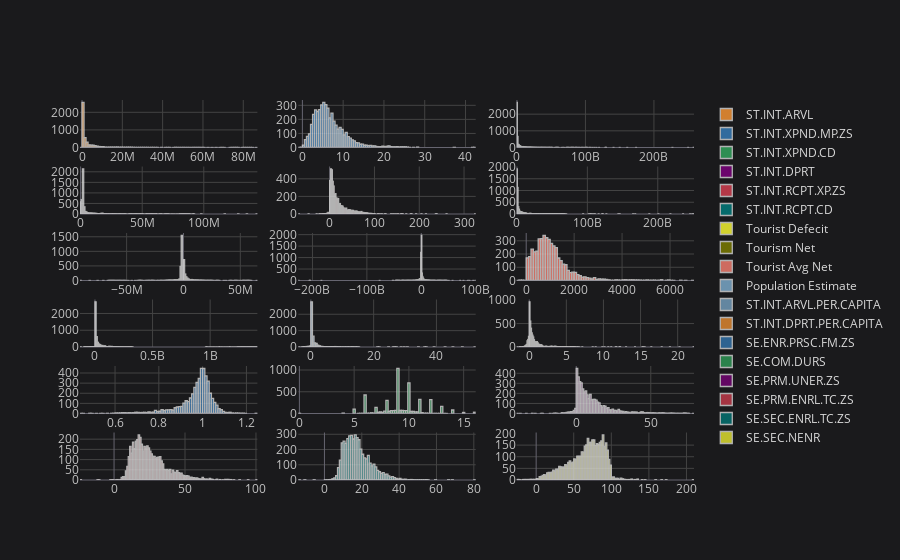

The notebook cell saved with this chart:
### Markdown cell above
## Variable Distributions

### Code cell
def draw_histograms(dataframe):
    ax = dataframe.iplot(kind='histogram', subplots=True, shape=(6,3))
    return ax

draw_histograms(df)

### Figure 1 — Plotly figure (JSON) as saved in the notebook; plotly's stock layout.template omitted (floating-point values rounded to 4 significant figures; data arrays with more than 128 entries replaced by an {"elided": "..."} marker saying what was removed)
{"data": [{"histfunc": "count", "histnorm": "", "marker": {"color": "rgba(255, 153, 51, 1.0)", "line": {"color": "#D9D9D9", "width": 1.3}}, "name": "ST.INT.ARVL", "opacity": 0.8, "orientation": "v", "type": "histogram", "uid": "0a428c9c-3b3c-4714-a600-3e38edfce82f", "x": {"elided": "4609 float values"}, "xaxis": "x", "yaxis": "y"}, {"histfunc": "count", "histnorm": "", "marker": {"color": "rgba(55, 128, 191, 1.0)", "line": {"color": "#D9D9D9", "width": 1.3}}, "name": "ST.INT.XPND.MP.ZS", "opacity": 0.8, "orientation": "v", "type": "histogram", "uid": "ad13dbe5-1961-4ff9-b610-7623e0ee3bc3", "x": {"elided": "4609 float values"}, "xaxis": "x2", "yaxis": "y2"}, {"histfunc": "count", "histnorm": "", "marker": {"color": "rgba(50, 171, 96, 1.0)", "line": {"color": "#D9D9D9", "width": 1.3}}, "name": "ST.INT.XPND.CD", "opacity": 0.8, "orientation": "v", "type": "histogram", "uid": "dea82390-8660-4ee3-904d-eb0b1ccf5492", "x": {"elided": "4609 float values"}, "xaxis": "x3", "yaxis": "y3"}, {"histfunc": "count", "histnorm": "", "marker": {"color": "rgba(128, 0, 128, 1.0)", "line": {"color": "#D9D9D9", "width": 1.3}}, "name": "ST.INT.DPRT", "opacity": 0.8, "orientation": "v", "type": "histogram", "uid": "5b479d6c-5fbc-4d03-8e8d-1f8f7aed3247", "x": {"elided": "4609 float values"}, "xaxis": "x4", "yaxis": "y4"}, {"histfunc": "count", "histnorm": "", "marker": {"color": "rgba(219, 64, 82, 1.0)", "line": {"color": "#D9D9D9", "width": 1.3}}, "name": "ST.INT.RCPT.XP.ZS", "opacity": 0.8, "orientation": "v", "type": "histogram", "uid": "f28e6978-ef8c-46de-8464-3340c5529b72", "x": {"elided": "4609 float values"}, "xaxis": "x5", "yaxis": "y5"}, {"histfunc": "count", "histnorm": "", "marker": {"color": "rgba(0, 128, 128, 1.0)", "line": {"color": "#D9D9D9", "width": 1.3}}, "name": "ST.INT.RCPT.CD", "opacity": 0.8, "orientation": "v", "type": "histogram", "uid": "5aa77ad0-9ad7-43fd-8002-016c683c2436", "x": {"elided": "4609 float values"}, "xaxis": "x6", "yaxis": "y6"}, {"histfunc": "count", "histnorm": "", "marker": {"color": "rgba(255, 255, 51, 1.0)", "line": {"color": "#D9D9D9", "width": 1.3}}, "name": "Tourist Defecit", "opacity": 0.8, "orientation": "v", "type": "histogram", "uid": "a446b064-57ae-4918-8c71-fb9e25a7d033", "x": {"elided": "4609 float values"}, "xaxis": "x7", "yaxis": "y7"}, {"histfunc": "count", "histnorm": "", "marker": {"color": "rgba(128, 128, 0, 1.0)", "line": {"color": "#D9D9D9", "width": 1.3}}, "name": "Tourism Net", "opacity": 0.8, "orientation": "v", "type": "histogram", "uid": "84d67130-42fd-4e03-8287-330f8b73fd00", "x": {"elided": "4609 float values"}, "xaxis": "x8", "yaxis": "y8"}, {"histfunc": "count", "histnorm": "", "marker": {"color": "rgba(251, 128, 114, 1.0)", "line": {"color": "#D9D9D9", "width": 1.3}}, "name": "Tourist Avg Net", "opacity": 0.8, "orientation": "v", "type": "histogram", "uid": "60ca8db8-6722-4390-9c2f-b97990d1bca7", "x": {"elided": "4609 float values"}, "xaxis": "x9", "yaxis": "y9"}, {"histfunc": "count", "histnorm": "", "marker": {"color": "rgba(128, 177, 211, 1.0)", "line": {"color": "#D9D9D9", "width": 1.3}}, "name": "Population Estimate", "opacity": 0.8, "orientation": "v", "type": "histogram", "uid": "81fa5d46-5929-4fbb-afed-74d2ddc5e427", "x": {"elided": "4609 float values"}, "xaxis": "x10", "yaxis": "y10"}, {"histfunc": "count", "histnorm": "", "marker": {"color": "rgba(128, 177, 211, 0.8999999999999999)", "line": {"color": "#D9D9D9", "width": 1.3}}, "name": "ST.INT.ARVL.PER.CAPITA", "opacity": 0.8, "orientation": "v", "type": "histogram", "uid": "01a0c00e-835d-4de5-909b-dbe15e04a836", "x": {"elided": "4609 float values"}, "xaxis": "x11", "yaxis": "y11"}, {"histfunc": "count", "histnorm": "", "marker": {"color": "rgba(255, 153, 51, 0.8999999999999999)", "line": {"color": "#D9D9D9", "width": 1.3}}, "name": "ST.INT.DPRT.PER.CAPITA", "opacity": 0.8, "orientation": "v", "type": "histogram", "uid": "e3918b93-c66e-4629-867d-4609e74e5276", "x": {"elided": "4609 float values"}, "xaxis": "x12", "yaxis": "y12"}, {"histfunc": "count", "histnorm": "", "marker": {"color": "rgba(55, 128, 191, 0.8999999999999999)", "line": {"color": "#D9D9D9", "width": 1.3}}, "name": "SE.ENR.PRSC.FM.ZS", "opacity": 0.8, "orientation": "v", "type": "histogram", "uid": "02415184-fbd8-480e-8f76-03e402873814", "x": {"elided": "4609 float values"}, "xaxis": "x13", "yaxis": "y13"}, {"histfunc": "count", "histnorm": "", "marker": {"color": "rgba(50, 171, 96, 0.8999999999999999)", "line": {"color": "#D9D9D9", "width": 1.3}}, "name": "SE.COM.DURS", "opacity": 0.8, "orientation": "v", "type": "histogram", "uid": "eeb4bab5-36f2-4e65-8ff4-c9e2a8a7edd1", "x": {"elided": "4609 float values"}, "xaxis": "x14", "yaxis": "y14"}, {"histfunc": "count", "histnorm": "", "marker": {"color": "rgba(128, 0, 128, 0.8999999999999999)", "line": {"color": "#D9D9D9", "width": 1.3}}, "name": "SE.PRM.UNER.ZS", "opacity": 0.8, "orientation": "v", "type": "histogram", "uid": "bdc18775-50f8-4a36-806d-9bd58575a598", "x": {"elided": "4609 float values"}, "xaxis": "x15", "yaxis": "y15"}, {"histfunc": "count", "histnorm": "", "marker": {"color": "rgba(219, 64, 82, 0.8999999999999999)", "line": {"color": "#D9D9D9", "width": 1.3}}, "name": "SE.PRM.ENRL.TC.ZS", "opacity": 0.8, "orientation": "v", "type": "histogram", "uid": "bab417cf-5d62-438a-8075-9f0edbc9aed0", "x": {"elided": "4609 float values"}, "xaxis": "x16", "yaxis": "y16"}, {"histfunc": "count", "histnorm": "", "marker": {"color": "rgba(0, 128, 128, 0.8999999999999999)", "line": {"color": "#D9D9D9", "width": 1.3}}, "name": "SE.SEC.ENRL.TC.ZS", "opacity": 0.8, "orientation": "v", "type": "histogram", "uid": "b7ffd529-5f91-4f95-9e3a-8537afde07d3", "x": {"elided": "4609 float values"}, "xaxis": "x17", "yaxis": "y17"}, {"histfunc": "count", "histnorm": "", "marker": {"color": "rgba(255, 255, 51, 0.8999999999999999)", "line": {"color": "#D9D9D9", "width": 1.3}}, "name": "SE.SEC.NENR", "opacity": 0.8, "orientation": "v", "type": "histogram", "uid": "746bb24c-6c91-4e46-8df1-2b60f4ae6128", "x": {"elided": "4609 float values"}, "xaxis": "x18", "yaxis": "y18"}], "layout": {"barmode": "overlay", "legend": {"bgcolor": "#1A1A1C", "font": {"color": "#D9D9D9"}}, "paper_bgcolor": "#1A1A1C", "plot_bgcolor": "#1A1A1C", "title": {"font": {"color": "#D9D9D9"}}, "xaxis": {"anchor": "y", "domain": [0, 0.2889], "gridcolor": "#434343", "showgrid": true, "tickfont": {"color": "#C2C2C2"}, "title": {"font": {"color": "#D9D9D9"}, "text": ""}, "zerolinecolor": "#666570"}, "xaxis10": {"anchor": "y10", "domain": [0, 0.2889], "gridcolor": "#434343", "showgrid": true, "tickfont": {"color": "#C2C2C2"}, "title": {"font": {"color": "#D9D9D9"}, "text": ""}, "zerolinecolor": "#666570"}, "xaxis11": {"anchor": "y11", "domain": [0.3556, 0.6444], "gridcolor": "#434343", "showgrid": true, "tickfont": {"color": "#C2C2C2"}, "title": {"font": {"color": "#D9D9D9"}, "text": ""}, "zerolinecolor": "#666570"}, "xaxis12": {"anchor": "y12", "domain": [0.7111, 1], "gridcolor": "#434343", "showgrid": true, "tickfont": {"color": "#C2C2C2"}, "title": {"font": {"color": "#D9D9D9"}, "text": ""}, "zerolinecolor": "#666570"}, "xaxis13": {"anchor": "y13", "domain": [0, 0.2889], "gridcolor": "#434343", "showgrid": true, "tickfont": {"color": "#C2C2C2"}, "title": {"font": {"color": "#D9D9D9"}, "text": ""}, "zerolinecolor": "#666570"}, "xaxis14": {"anchor": "y14", "domain": [0.3556, 0.6444], "gridcolor": "#434343", "showgrid": true, "tickfont": {"color": "#C2C2C2"}, "title": {"font": {"color": "#D9D9D9"}, "text": ""}, "zerolinecolor": "#666570"}, "xaxis15": {"anchor": "y15", "domain": [0.7111, 1], "gridcolor": "#434343", "showgrid": true, "tickfont": {"color": "#C2C2C2"}, "title": {"font": {"color": "#D9D9D9"}, "text": ""}, "zerolinecolor": "#666570"}, "xaxis16": {"anchor": "y16", "domain": [0, 0.2889], "gridcolor": "#434343", "showgrid": true, "tickfont": {"color": "#C2C2C2"}, "title": {"font": {"color": "#D9D9D9"}, "text": ""}, "zerolinecolor": "#666570"}, "xaxis17": {"anchor": "y17", "domain": [0.3556, 0.6444], "gridcolor": "#434343", "showgrid": true, "tickfont": {"color": "#C2C2C2"}, "title": {"font": {"color": "#D9D9D9"}, "text": ""}, "zerolinecolor": "#666570"}, "xaxis18": {"anchor": "y18", "domain": [0.7111, 1], "gridcolor": "#434343", "showgrid": true, "tickfont": {"color": "#C2C2C2"}, "title": {"font": {"color": "#D9D9D9"}, "text": ""}, "zerolinecolor": "#666570"}, "xaxis2": {"anchor": "y2", "domain": [0.3556, 0.6444], "gridcolor": "#434343", "showgrid": true, "tickfont": {"color": "#C2C2C2"}, "title": {"font": {"color": "#D9D9D9"}, "text": ""}, "zerolinecolor": "#666570"}, "xaxis3": {"anchor": "y3", "domain": [0.7111, 1], "gridcolor": "#434343", "showgrid": true, "tickfont": {"color": "#C2C2C2"}, "title": {"font": {"color": "#D9D9D9"}, "text": ""}, "zerolinecolor": "#666570"}, "xaxis4": {"anchor": "y4", "domain": [0, 0.2889], "gridcolor": "#434343", "showgrid": true, "tickfont": {"color": "#C2C2C2"}, "title": {"font": {"color": "#D9D9D9"}, "text": ""}, "zerolinecolor": "#666570"}, "xaxis5": {"anchor": "y5", "domain": [0.3556, 0.6444], "gridcolor": "#434343", "showgrid": true, "tickfont": {"color": "#C2C2C2"}, "title": {"font": {"color": "#D9D9D9"}, "text": ""}, "zerolinecolor": "#666570"}, "xaxis6": {"anchor": "y6", "domain": [0.7111, 1], "gridcolor": "#434343", "showgrid": true, "tickfont": {"color": "#C2C2C2"}, "title": {"font": {"color": "#D9D9D9"}, "text": ""}, "zerolinecolor": "#666570"}, "xaxis7": {"anchor": "y7", "domain": [0, 0.2889], "gridcolor": "#434343", "showgrid": true, "tickfont": {"color": "#C2C2C2"}, "title": {"font": {"color": "#D9D9D9"}, "text": ""}, "zerolinecolor": "#666570"}, "xaxis8": {"anchor": "y8", "domain": [0.3556, 0.6444], "gridcolor": "#434343", "showgrid": true, "tickfont": {"color": "#C2C2C2"}, "title": {"font": {"color": "#D9D9D9"}, "text": ""}, "zerolinecolor": "#666570"}, "xaxis9": {"anchor": "y9", "domain": [0.7111, 1], "gridcolor": "#434343", "showgrid": true, "tickfont": {"color": "#C2C2C2"}, "title": {"font": {"color": "#D9D9D9"}, "text": ""}, "zerolinecolor": "#666570"}, "yaxis": {"anchor": "x", "domain": [0.875, 1], "gridcolor": "#434343", "showgrid": true, "tickfont": {"color": "#C2C2C2"}, "title": {"font": {"color": "#D9D9D9"}, "text": ""}, "zerolinecolor": "#666570"}, "yaxis10": {"anchor": "x10", "domain": [0.35, 0.475], "gridcolor": "#434343", "showgrid": true, "tickfont": {"color": "#C2C2C2"}, "title": {"font": {"color": "#D9D9D9"}, "text": ""}, "zerolinecolor": "#666570"}, "yaxis11": {"anchor": "x11", "domain": [0.35, 0.475], "gridcolor": "#434343", "showgrid": true, "tickfont": {"color": "#C2C2C2"}, "title": {"font": {"color": "#D9D9D9"}, "text": ""}, "zerolinecolor": "#666570"}, "yaxis12": {"anchor": "x12", "domain": [0.35, 0.475], "gridcolor": "#434343", "showgrid": true, "tickfont": {"color": "#C2C2C2"}, "title": {"font": {"color": "#D9D9D9"}, "text": ""}, "zerolinecolor": "#666570"}, "yaxis13": {"anchor": "x13", "domain": [0.175, 0.3], "gridcolor": "#434343", "showgrid": true, "tickfont": {"color": "#C2C2C2"}, "title": {"font": {"color": "#D9D9D9"}, "text": ""}, "zerolinecolor": "#666570"}, "yaxis14": {"anchor": "x14", "domain": [0.175, 0.3], "gridcolor": "#434343", "showgrid": true, "tickfont": {"color": "#C2C2C2"}, "title": {"font": {"color": "#D9D9D9"}, "text": ""}, "zerolinecolor": "#666570"}, "yaxis15": {"anchor": "x15", "domain": [0.175, 0.3], "gridcolor": "#434343", "showgrid": true, "tickfont": {"color": "#C2C2C2"}, "title": {"font": {"color": "#D9D9D9"}, "text": ""}, "zerolinecolor": "#666570"}, "yaxis16": {"anchor": "x16", "domain": [0, 0.125], "gridcolor": "#434343", "showgrid": true, "tickfont": {"color": "#C2C2C2"}, "title": {"font": {"color": "#D9D9D9"}, "text": ""}, "zerolinecolor": "#666570"}, "yaxis17": {"anchor": "x17", "domain": [0, 0.125], "gridcolor": "#434343", "showgrid": true, "tickfont": {"color": "#C2C2C2"}, "title": {"font": {"color": "#D9D9D9"}, "text": ""}, "zerolinecolor": "#666570"}, "yaxis18": {"anchor": "x18", "domain": [0, 0.125], "gridcolor": "#434343", "showgrid": true, "tickfont": {"color": "#C2C2C2"}, "title": {"font": {"color": "#D9D9D9"}, "text": ""}, "zerolinecolor": "#666570"}, "yaxis2": {"anchor": "x2", "domain": [0.875, 1], "gridcolor": "#434343", "showgrid": true, "tickfont": {"color": "#C2C2C2"}, "title": {"font": {"color": "#D9D9D9"}, "text": ""}, "zerolinecolor": "#666570"}, "yaxis3": {"anchor": "x3", "domain": [0.875, 1], "gridcolor": "#434343", "showgrid": true, "tickfont": {"color": "#C2C2C2"}, "title": {"font": {"color": "#D9D9D9"}, "text": ""}, "zerolinecolor": "#666570"}, "yaxis4": {"anchor": "x4", "domain": [0.7, 0.825], "gridcolor": "#434343", "showgrid": true, "tickfont": {"color": "#C2C2C2"}, "title": {"font": {"color": "#D9D9D9"}, "text": ""}, "zerolinecolor": "#666570"}, "yaxis5": {"anchor": "x5", "domain": [0.7, 0.825], "gridcolor": "#434343", "showgrid": true, "tickfont": {"color": "#C2C2C2"}, "title": {"font": {"color": "#D9D9D9"}, "text": ""}, "zerolinecolor": "#666570"}, "yaxis6": {"anchor": "x6", "domain": [0.7, 0.825], "gridcolor": "#434343", "showgrid": true, "tickfont": {"color": "#C2C2C2"}, "title": {"font": {"color": "#D9D9D9"}, "text": ""}, "zerolinecolor": "#666570"}, "yaxis7": {"anchor": "x7", "domain": [0.525, 0.65], "gridcolor": "#434343", "showgrid": true, "tickfont": {"color": "#C2C2C2"}, "title": {"font": {"color": "#D9D9D9"}, "text": ""}, "zerolinecolor": "#666570"}, "yaxis8": {"anchor": "x8", "domain": [0.525, 0.65], "gridcolor": "#434343", "showgrid": true, "tickfont": {"color": "#C2C2C2"}, "title": {"font": {"color": "#D9D9D9"}, "text": ""}, "zerolinecolor": "#666570"}, "yaxis9": {"anchor": "x9", "domain": [0.525, 0.65], "gridcolor": "#434343", "showgrid": true, "tickfont": {"color": "#C2C2C2"}, "title": {"font": {"color": "#D9D9D9"}, "text": ""}, "zerolinecolor": "#666570"}}}
